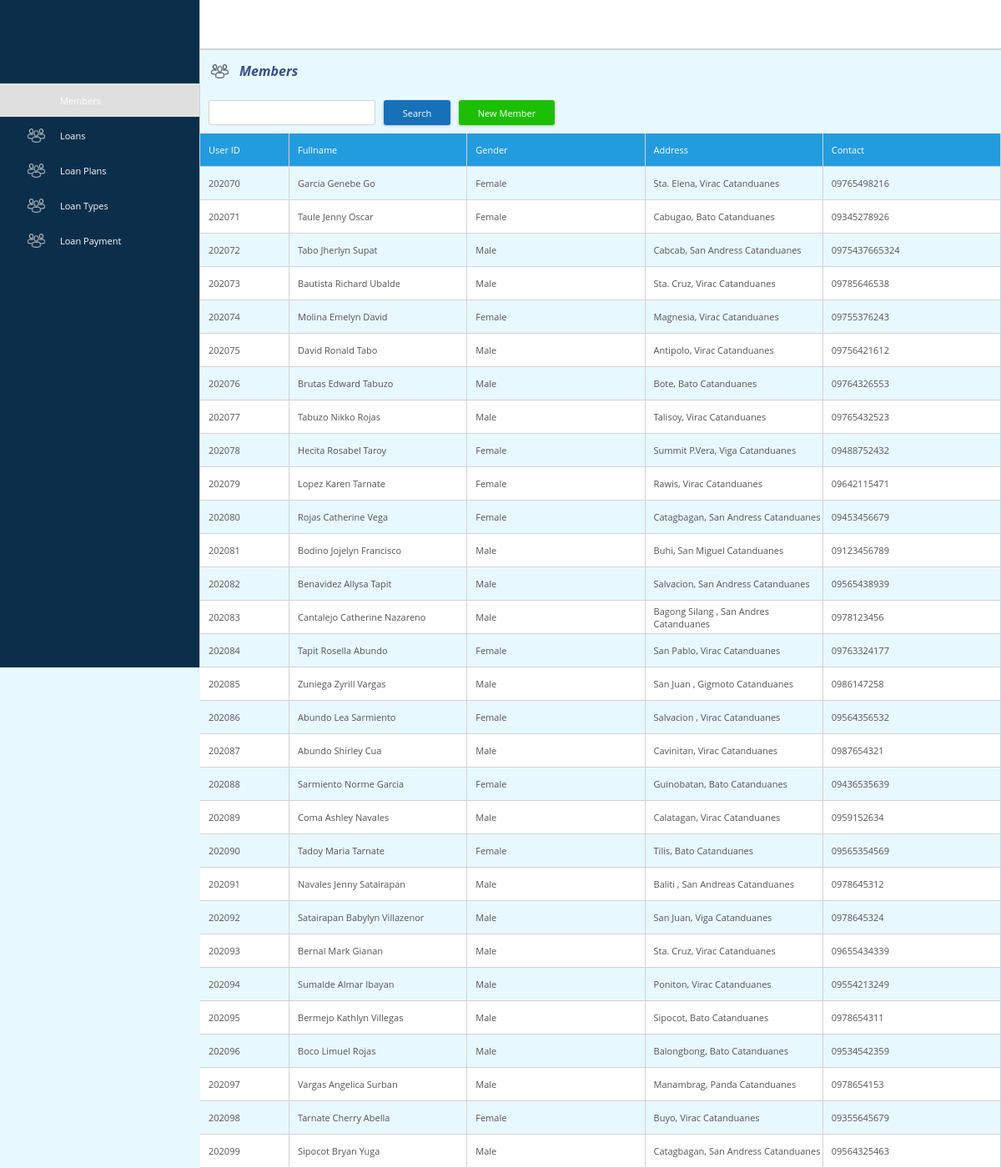
The app's page /members_search_result.php (upper part) with its own data.
### tables this page shows
CREATE TABLE `member` (
  `id` int(255) NOT NULL,
  `firstname` varchar(255) NOT NULL,
  `lastname` varchar(255) NOT NULL,
  `middlename` varchar(255) NOT NULL,
  `dateofbirth` varchar(255) NOT NULL,
  `age` varchar(255) NOT NULL,
  `gender` varchar(255) NOT NULL,
  `province` varchar(255) NOT NULL,
  `municipality` varchar(255) NOT NULL,
  `barangay` varchar(255) NOT NULL,
  `email` varchar(255) NOT NULL,
  `password` varchar(255) NOT NULL,
  `contact` varchar(255) NOT NULL,
  `loanstatus` varchar(255) NOT NULL,
  `savings` varchar(255) NOT NULL
);

### members_search_result.php (the view, shortened to what this page needs)
<?php
        $conn = connection();
        $search = $_GET['search'];
         $sql = "SELECT * FROM member where lastname LIKE '%$search%' || firstname LIKE '%$search%' || middlename LIKE '%$search%' || id LIKE '%$search%' ||  gender LIKE '%$search%' ||  barangay LIKE '%$search%' ||  municipality LIKE '%$search%' ||  province LIKE '%$search%' order by id";
                $result = $conn->query($sql) or die ($conn->error);
                $row = $result->fetch_assoc();
 ?>
<!DOCTYPE html>
<html>
<head>
	<link rel="stylesheet" type="text/css" href="asset/css/style.css">
</head>
<body>
	<div class="leftdiv" id="leftdiv">
		<div class="logo">
		</div>
		<div class="btn" id="btn">
			<a href="members.php" style="background-color: #dfdfdf;">
					<img id="menuimg" src="asset/icons/985040.PNG" width="27" height="27">
					<label>Members</label>
			</a>
			<a href="loans.php">
					<img id="menuimg" src="asset/icons/985040.PNG" width="27" height="27">
					<label>Loans</label>
			</a>
			<a href="loan_plans.php">
					<img id="menuimg" src="asset/icons/985040.PNG" width="27" height="27">
					<label>Loan Plans</label>
			</a>
			<a href="loan_types.php">
					<img id="menuimg" src="asset/icons/985040.PNG" width="27" height="27">
					<label>Loan Types</label>
			</a>
			<a href="loan_payment.php">
					<img id="menuimg" src="asset/icons/985040.PNG" width="27" height="27">
					<label>Loan Payment</label>
			</a>
		</div>
	</div>
	<div class="rightdiv" id="rightdiv">
		<div class="header">
		</div>
		<div class="header1">
			<img id="menuimg" src="asset/icons/985040.PNG" width="27" height="27">
			<label>Members</label>
		</div>
		<div class="search-add">
			<form method="GET" action="members_search_result.php" autocomplete="off">
				<input type="text" name="search" required>
				<button type="submit">Search</button>
			</form>
			<button id="add">New Member</button>
		</div>
		<div class="table">
			<div class="tableheader">
				<div class="tablename" id="tablename" style="width: 50%;" >
					<label>User ID</label>
				</div>
				<div class="tablename">
					<label>Fullname</label>
				</div>
				<div class="tablename" id="hide">
					<label>Gender</label>
				</div>
				<div class="tablename" id="hide">
					<label>Address</label>
				</div>
				<div class="tablename">
					<label>Contact</label>
				</div>
			</div>
			 <?php do{ ?>
			<div class="list">
				<a href="id=<?php echo $row['id'];?>">
					<div class="tablename" id="tablename" style="width: 50%;">
						<label><?php echo $row['id']; ?></label>
					</div>
					<div class="tablename">
						<label><?php echo $row['lastname']; ?> <?php echo $row['firstname']; ?> <?php echo $row['middlename']; ?></label>
					</div>
					<div class="tablename" id="hide">
						<label><?php echo $row['gender']; ?></label>
					</div>
					<div class="tablename" id="hide">
						<label><?php echo $row['barangay']; ?>, <?php echo $row['municipality']; ?> <?php echo $row['province']; ?></label>
					</div>
					<div class="tablename">
						<label><?php echo $row['contact']; ?></label>
					</div>
				</a>
			</div>
			<?php }while ($row = $result->fetch_assoc()) ?>
		</div>
	</div>
</body>
</html>

### asset/css/style.css (style rules this page uses)
* { margin: 0; padding: 0; box-sizing: border-box; color: #565353; font-size: 11px; font-family: 'Open Sans', sans-serif; }
html { border: 5px dashed back; width: 100%; scroll-behavior: smooth; display: flex; background-color: #e8f8ff; }
body { display: flex; width: 100%; }
.leftdiv { width: 20%; height: 100vh; border-right: 1px solid lightgray; display: flex; flex-direction: column; background-color: #0b2e4a; position: fixed; }
.rightdiv { width: 80%; height: 100%; display: flex; flex-direction: column; background-color: #f4f4f4; margin: auto; margin-right: 0; background-color: #e8f8ff; }
.leftdiv .logo { width: 100%; height: 100px; display: flex; }
.leftdiv .btn { width: 100%; height: auto; display: flex; flex-direction: column; gap: 2px; }
.leftdiv .btn a { width: 100%; height: 40px; display: flex; text-decoration: none; cursor: pointer; }
.leftdiv .btn a img { margin: auto; margin-left: 30px; margin-right: 0; cursor: pointer; filter: invert(100%) hue-rotate(190deg); }
.leftdiv .btn a label { margin: auto; margin-left: 15px; margin-right: 0; cursor: pointer; color: white; }
.rightdiv .header { width: 100%; height: 60px; display: flex; border-bottom: 2px solid lightgray; background-color: white; }
.rightdiv .header1 { display: flex; width: 100%; height: 50px; }
.rightdiv .header1 img, .rightdiv .header1 label { margin: auto; margin-left: 10px; margin-right: 0; display: flex; font-size: 16px; font-weight: bold; font-style: italic; color: #394d8d; }
.search-add { display: flex; width: 100%; height: 50px; }
.search-add form { width: auto; height: 100%; display: flex; margin-left: 10px; }
.search-add form input { margin: auto; height: 30px; padding: 10px; width: 200px; border-radius: 3px; border: 1px solid lightgray; font-weight: bold; }
.search-add form button, .searchid button { background-color: #1671b9; width: 80px; height: 30px; margin-left: 10px; box-shadow: -1px 1px 3px lightgrey, 1px 1px 3px lightgrey; }
.search-add button, .search-add a { width: 115px; height: 30px; margin: auto; margin-left: 10px; cursor: pointer; border: none; border-radius: 3px; background-color: #1dbf04; color: white; box-shadow: -1px 1px 3px lightgrey, 1px 1px 3px lightgrey; }
.table { width: 100%; height: auto; display: flex; margin: auto; flex-direction: column; background-color: white; }
.tableheader { background-color:#239cdf; position: sticky; top: 0; }
.tableheader, .list a, .tableheader, .list { width: 100%; height: 40px; display: flex; border-bottom: 1px solid lightgray; text-decoration: none; }
.list:nth-of-type(even) { background-color: #e8f8ff; }
.tableheader .tablename, .list a .tablename, .list .tablename { width: 100%; height: 100%; display: flex; border-right: 1px solid lightgray; }
.tableheader .tablename label { color: white; }
.tableheader .tablename label, .list a .tablename label, .list .tablename label { margin: auto; margin-left: 10px; text-transform: capitalize; }
.list a .tablename label { cursor: pointer; font-size: 11px; text-transform: capitalize; }

### records on screen
member: id "202070", lastname "Garcia", firstname "Genebe", middlename "Go", gender "Female", barangay "Sta. Elena", municipality "Virac", province "Catanduanes", contact "09765498216"
member: id "202071", lastname "Taule", firstname "Jenny", middlename "Oscar", gender "Female", barangay "Cabugao", municipality "Bato", province "Catanduanes", contact "09345278926"
member: id "202072", lastname "Tabo", firstname "Jherlyn", middlename "Supat", gender "Male", barangay "Cabcab", municipality "San Andress", province "Catanduanes", contact "0975437665324"
member: id "202073", lastname "Bautista", firstname "Richard", middlename "Ubalde", gender "Male", barangay "Sta. Cruz", municipality "Virac", province "Catanduanes", contact "09785646538"
member: id "202074", lastname "Molina", firstname "Emelyn", middlename "David", gender "Female", barangay "Magnesia", municipality "Virac", province "Catanduanes", contact "09755376243"
member: id "202075", lastname "David", firstname "Ronald", middlename "Tabo", gender "Male", barangay "Antipolo", municipality "Virac", province "Catanduanes", contact "09756421612"
member: id "202076", lastname "Brutas", firstname "Edward", middlename "Tabuzo", gender "Male", barangay "Bote", municipality "Bato", province "Catanduanes", contact "09764326553"
member: id "202077", lastname "Tabuzo", firstname "Nikko", middlename "Rojas", gender "Male", barangay "Talisoy", municipality "Virac", province "Catanduanes", contact "09765432523"
member: id "202078", lastname "Hecita", firstname "Rosabel", middlename "Taroy", gender "Female", barangay "Summit P.vera", municipality "Viga", province "Catanduanes", contact "09488752432"
member: id "202079", lastname "Lopez", firstname "Karen", middlename "Tarnate", gender "Female", barangay "Rawis", municipality "Virac", province "Catanduanes", contact "09642115471"
member: id "202080", lastname "Rojas", firstname "Catherine", middlename "Vega", gender "Female", barangay "Catagbagan", municipality "San Andress", province "Catanduanes", contact "09453456679"
member: id "202081", lastname "Bodino", firstname "Jojelyn", middlename "Francisco", gender "Male", barangay "Buhi", municipality "San Miguel", province "Catanduanes", contact "09123456789"
member: id "202082", lastname "Benavidez", firstname "Allysa", middlename "Tapit", gender "Male", barangay "Salvacion", municipality "San Andress", province "Catanduanes", contact "09565438939"
member: id "202083", lastname "Cantalejo", firstname "Catherine", middlename "Nazareno", gender "Male", barangay "Bagong Silang", municipality "San Andres", province "Catanduanes", contact "0978123456"
member: id "202084", lastname "Tapit", firstname "Rosella", middlename "Abundo", gender "Female", barangay "San Pablo", municipality "Virac", province "Catanduanes", contact "09763324177"
member: id "202085", lastname "Zuniega", firstname "Zyrill", middlename "Vargas", gender "Male", barangay "San Juan", municipality "Gigmoto", province "Catanduanes", contact "0986147258"
member: id "202086", lastname "Abundo", firstname "Lea", middlename "Sarmiento", gender "Female", barangay "Salvacion", municipality "Virac", province "Catanduanes", contact "09564356532"
member: id "202087", lastname "Abundo", firstname "Shirley", middlename "Cua", gender "Male", barangay "Cavinitan", municipality "Virac", province "Catanduanes", contact "0987654321"
member: id "202088", lastname "Sarmiento", firstname "Norme", middlename "Garcia", gender "Female", barangay "Guinobatan", municipality "Bato", province "Catanduanes", contact "09436535639"
member: id "202089", lastname "Coma", firstname "Ashley", middlename "Navales", gender "Male", barangay "Calatagan", municipality "Virac", province "Catanduanes", contact "0959152634"
member: id "202090", lastname "Tadoy", firstname "Maria", middlename "Tarnate", gender "Female", barangay "Tilis", municipality "Bato", province "Catanduanes", contact "09565354569"
member: id "202091", lastname "Navales", firstname "Jenny", middlename "Satairapan", gender "Male", barangay "Baliti", municipality "San Andreas", province "Catanduanes", contact "0978645312"
member: id "202092", lastname "Satairapan", firstname "Babylyn", middlename "Villazenor", gender "Male", barangay "San Juan", municipality "Viga", province "Catanduanes", contact "0978645324"
member: id "202093", lastname "Bernal", firstname "Mark", middlename "Gianan", gender "Male", barangay "Sta. Cruz", municipality "Virac", province "Catanduanes", contact "09655434339"
member: id "202094", lastname "Sumalde", firstname "Almar", middlename "Ibayan", gender "Male", barangay "Poniton", municipality "Virac", province "Catanduanes", contact "09554213249"
member: id "202095", lastname "Bermejo", firstname "Kathlyn", middlename "Villegas", gender "Male", barangay "Sipocot", municipality "Bato", province "Catanduanes", contact "0978654311"
member: id "202096", lastname "Boco", firstname "Limuel", middlename "Rojas", gender "Male", barangay "Balongbong", municipality "Bato", province "Catanduanes", contact "09534542359"
member: id "202097", lastname "Vargas", firstname "Angelica", middlename "Surban", gender "Male", barangay "Manambrag", municipality "Panda", province "Catanduanes", contact "0978654153"
member: id "202098", lastname "Tarnate", firstname "Cherry", middlename "Abella", gender "Female", barangay "Buyo", municipality "Virac", province "Catanduanes", contact "09355645679"
member: id "202099", lastname "Sipocot", firstname "Bryan", middlename "Yuga", gender "Male", barangay "Catagbagan", municipality "San Andress", province "Catanduanes", contact "09564325463"
